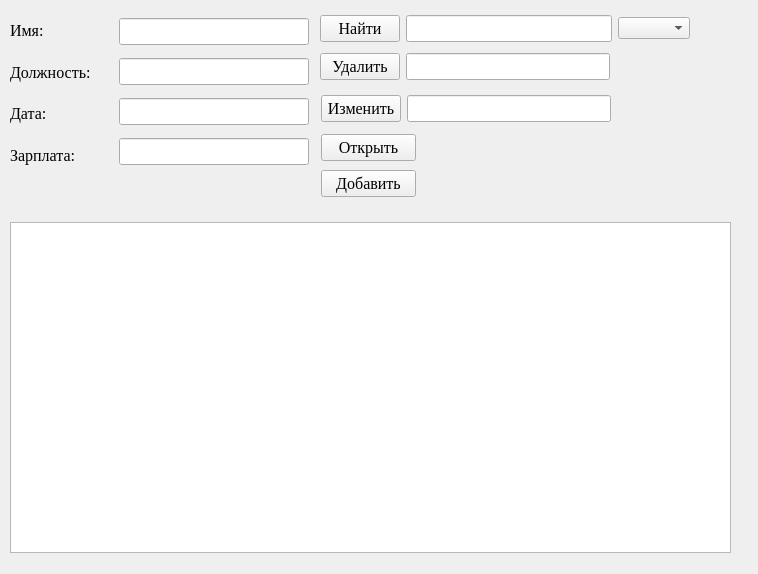
<?xml version="1.0" encoding="UTF-8"?>
<ui version="4.0">
 <class>Form</class>
 <widget class="QWidget" name="Form">
  <property name="geometry">
   <rect>
    <x>0</x>
    <y>0</y>
    <width>758</width>
    <height>574</height>
   </rect>
  </property>
  <property name="windowTitle">
   <string>Rabotniki</string>
  </property>
  <widget class="QWidget" name="layoutWidget_3">
   <property name="geometry">
    <rect>
     <x>321</x>
     <y>131</y>
     <width>95</width>
     <height>71</height>
    </rect>
   </property>
   <layout class="QVBoxLayout" name="verticalLayout_2">
    <item>
     <widget class="QPushButton" name="pbopen">
      <property name="font">
       <font>
        <family>Times New Roman</family>
        <pointsize>12</pointsize>
       </font>
      </property>
      <property name="text">
       <string>Открыть</string>
      </property>
     </widget>
    </item>
    <item>
     <widget class="QPushButton" name="pbinsert">
      <property name="font">
       <font>
        <family>Times New Roman</family>
        <pointsize>12</pointsize>
       </font>
      </property>
      <property name="text">
       <string>Добавить</string>
      </property>
     </widget>
    </item>
   </layout>
  </widget>
  <widget class="QWidget" name="layoutWidget">
   <property name="geometry">
    <rect>
     <x>10</x>
     <y>12</y>
     <width>105</width>
     <height>161</height>
    </rect>
   </property>
   <layout class="QVBoxLayout" name="verticalLayout_3">
    <item>
     <widget class="QLabel" name="label_5">
      <property name="font">
       <font>
        <family>Times New Roman</family>
        <pointsize>12</pointsize>
       </font>
      </property>
      <property name="text">
       <string>Имя:</string>
      </property>
     </widget>
    </item>
    <item>
     <widget class="QLabel" name="label_2">
      <property name="font">
       <font>
        <family>Times New Roman</family>
        <pointsize>12</pointsize>
       </font>
      </property>
      <property name="text">
       <string>Должность:</string>
      </property>
     </widget>
    </item>
    <item>
     <widget class="QLabel" name="label">
      <property name="font">
       <font>
        <family>Times New Roman</family>
        <pointsize>12</pointsize>
       </font>
      </property>
      <property name="text">
       <string>Дата:</string>
      </property>
     </widget>
    </item>
    <item>
     <widget class="QLabel" name="label_4">
      <property name="font">
       <font>
        <family>Times New Roman</family>
        <pointsize>12</pointsize>
       </font>
      </property>
      <property name="text">
       <string>Зарплата:</string>
      </property>
     </widget>
    </item>
   </layout>
  </widget>
  <widget class="QTableWidget" name="tableWidget">
   <property name="geometry">
    <rect>
     <x>10</x>
     <y>222</y>
     <width>721</width>
     <height>331</height>
    </rect>
   </property>
  </widget>
  <widget class="QWidget" name="layoutWidget_5">
   <property name="geometry">
    <rect>
     <x>320</x>
     <y>12</y>
     <width>370</width>
     <height>33</height>
    </rect>
   </property>
   <layout class="QHBoxLayout" name="horizontalLayout_4">
    <item>
     <widget class="QPushButton" name="pbfind">
      <property name="font">
       <font>
        <family>Times New Roman</family>
        <pointsize>12</pointsize>
       </font>
      </property>
      <property name="text">
       <string>Найти</string>
      </property>
     </widget>
    </item>
    <item>
     <widget class="QLineEdit" name="lefind">
      <property name="font">
       <font>
        <family>Times New Roman</family>
        <pointsize>12</pointsize>
       </font>
      </property>
     </widget>
    </item>
    <item>
     <widget class="QComboBox" name="cbfind"/>
    </item>
   </layout>
  </widget>
  <widget class="QWidget" name="layoutWidget_2">
   <property name="geometry">
    <rect>
     <x>119</x>
     <y>11</y>
     <width>190</width>
     <height>164</height>
    </rect>
   </property>
   <layout class="QVBoxLayout" name="verticalLayout">
    <item>
     <widget class="QLineEdit" name="leimya">
      <property name="font">
       <font>
        <family>Times New Roman</family>
        <pointsize>12</pointsize>
       </font>
      </property>
     </widget>
    </item>
    <item>
     <widget class="QLineEdit" name="ledoljnost">
      <property name="font">
       <font>
        <family>Times New Roman</family>
        <pointsize>12</pointsize>
       </font>
      </property>
     </widget>
    </item>
    <item>
     <widget class="QLineEdit" name="ledata">
      <property name="font">
       <font>
        <family>Times New Roman</family>
        <pointsize>12</pointsize>
       </font>
      </property>
     </widget>
    </item>
    <item>
     <widget class="QLineEdit" name="lezarplata">
      <property name="font">
       <font>
        <family>Times New Roman</family>
        <pointsize>12</pointsize>
       </font>
      </property>
     </widget>
    </item>
   </layout>
  </widget>
  <widget class="QWidget" name="layoutWidget_4">
   <property name="geometry">
    <rect>
     <x>321</x>
     <y>92</y>
     <width>290</width>
     <height>33</height>
    </rect>
   </property>
   <layout class="QHBoxLayout" name="horizontalLayout_2">
    <item>
     <widget class="QPushButton" name="pbchange">
      <property name="font">
       <font>
        <family>Times New Roman</family>
        <pointsize>12</pointsize>
       </font>
      </property>
      <property name="text">
       <string>Изменить</string>
      </property>
     </widget>
    </item>
    <item>
     <widget class="QLineEdit" name="lechange">
      <property name="font">
       <font>
        <family>Times New Roman</family>
        <pointsize>12</pointsize>
       </font>
      </property>
     </widget>
    </item>
   </layout>
  </widget>
  <widget class="QWidget" name="layoutWidget_6">
   <property name="geometry">
    <rect>
     <x>320</x>
     <y>50</y>
     <width>290</width>
     <height>33</height>
    </rect>
   </property>
   <layout class="QHBoxLayout" name="horizontalLayout_3">
    <item>
     <widget class="QPushButton" name="pbdelete">
      <property name="font">
       <font>
        <family>Times New Roman</family>
        <pointsize>12</pointsize>
       </font>
      </property>
      <property name="text">
       <string>Удалить</string>
      </property>
     </widget>
    </item>
    <item>
     <widget class="QLineEdit" name="ledelete">
      <property name="font">
       <font>
        <family>Times New Roman</family>
        <pointsize>12</pointsize>
       </font>
      </property>
     </widget>
    </item>
   </layout>
  </widget>
 </widget>
 <resources/>
 <connections/>
</ui>
